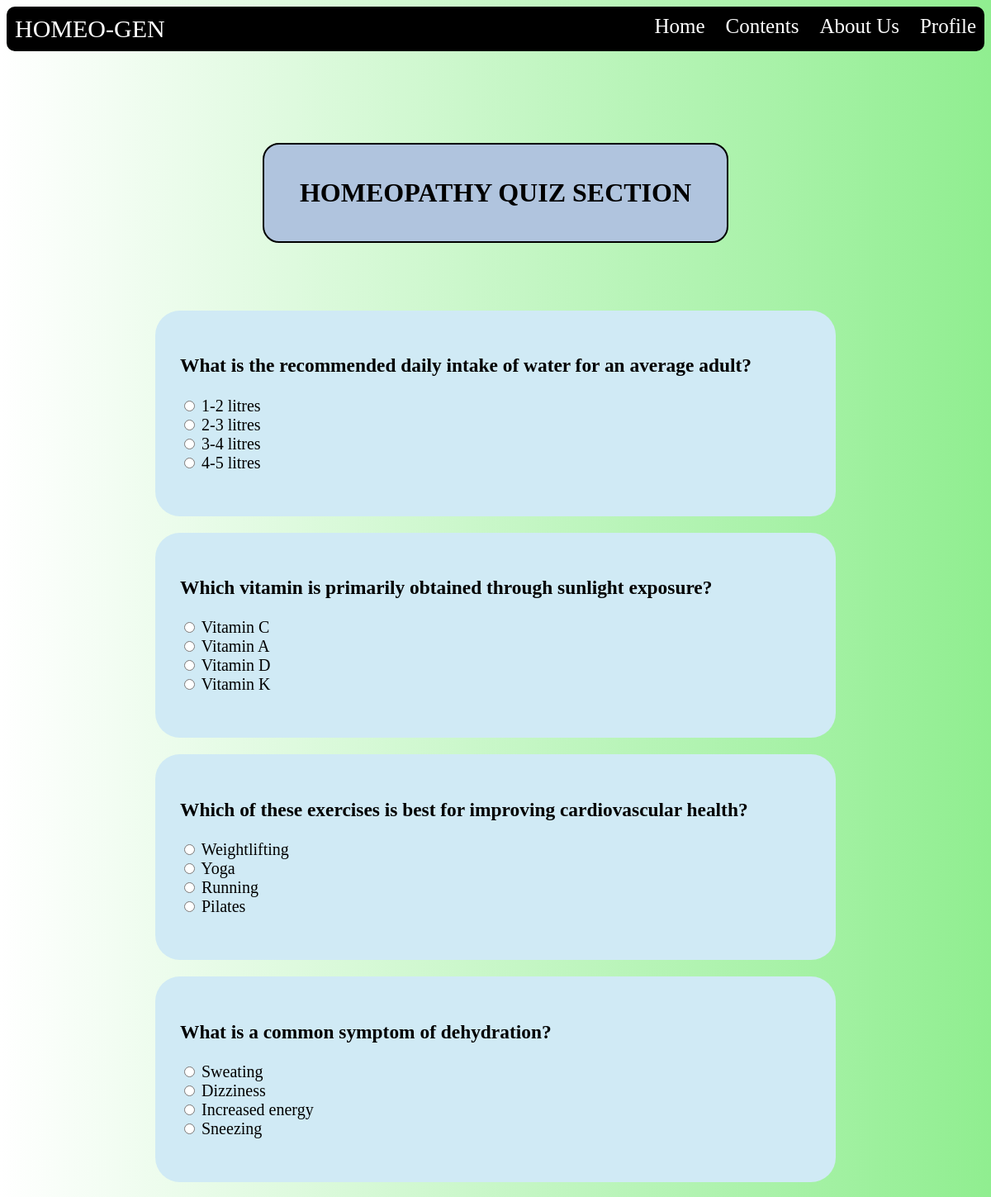
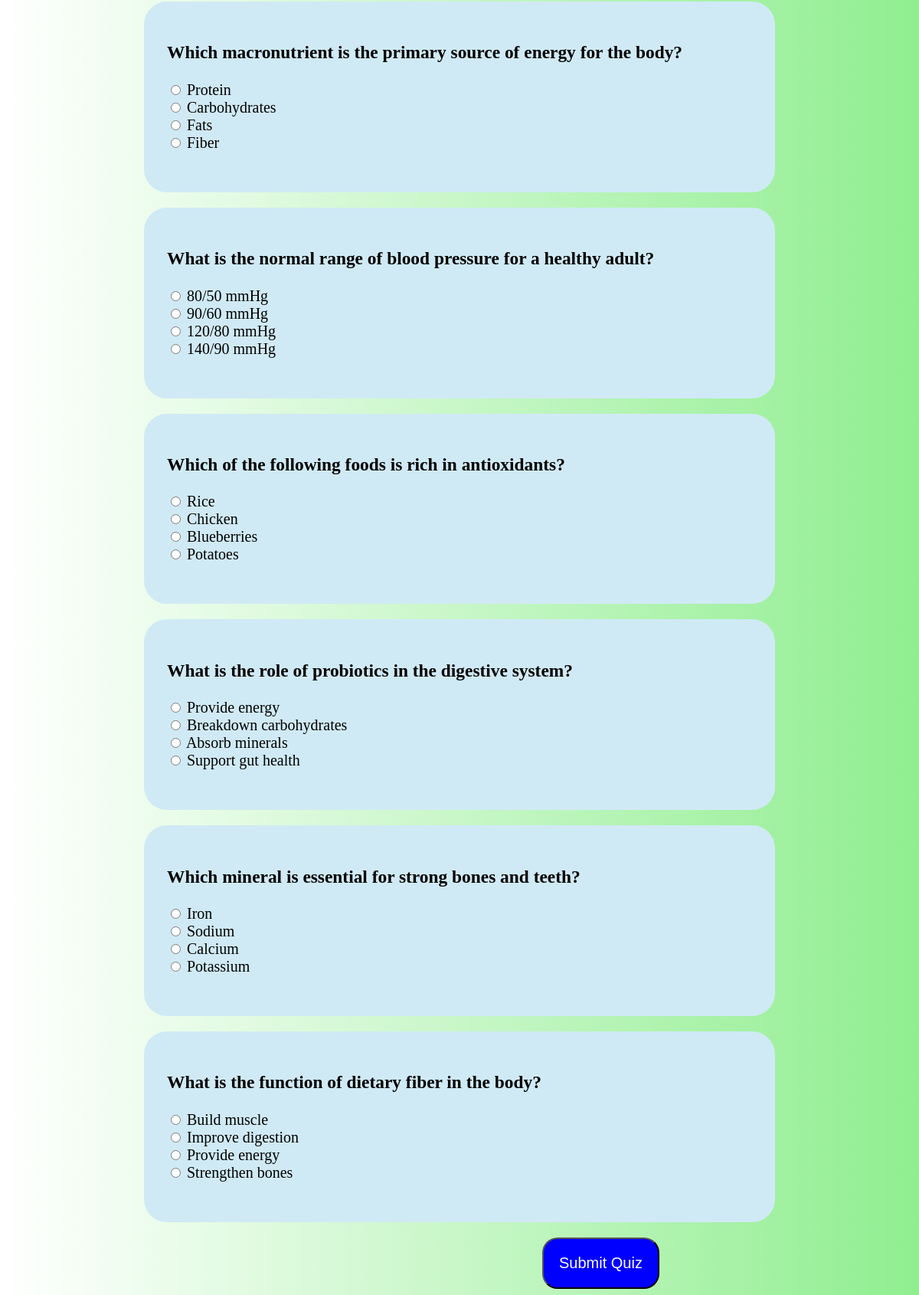
/hquiz.php, run on the app's committed database (2 pictures, top to bottom).
### tables this page shows
CREATE TABLE IF NOT EXISTS `questions` (
`id` int(11) NOT NULL,
  `question` text,
  `option1` varchar(255) DEFAULT NULL,
  `option2` varchar(255) DEFAULT NULL,
  `option3` varchar(255) DEFAULT NULL,
  `option4` varchar(255) DEFAULT NULL,
  `correct_answer` varchar(255) DEFAULT NULL,
  `question_key` varchar(10) DEFAULT NULL
);

### hquiz.php (the view, shortened to what this page needs)
<?php
$servername = "localhost";
$username = "root";
$password = "";
$dbname = "homeopathy";
$conn = new mysqli($servername, $username, $password, $dbname);
$sql = "SELECT question_key, question, option1, option2, option3, option4, correct_answer FROM questions";
$result = $conn->query($sql);
$questions = [];
if ($result->num_rows > 0) {
    while ($row = $result->fetch_assoc()) {
        $questions[$row["question_key"]] = [
            "question" => $row["question"],
            "options" => [
                $row["option1"],
                $row["option2"],
                $row["option3"],
                $row["option4"],
            ],
        ];
    }
} else {
    echo "0 results";
}
?>
<!DOCTYPE html>
<html lang="en">
<head>
</head>
<body>
     <div class="d">
        <div class="left-text">HOMEO-GEN</div>
        <div>
            <a class="a" href="home.php">Home</a>
        </div>
        <div>
            <a class="a" href="gridpage.html">Contents</a>
        </div>
        <div>
            <a class="a" href="aboutus.pdf">About Us</a>
        </div>
        <div>
            <a class="a" href="account.php">Profile</a>
        </div>
    </div>
    <div class="info">
        <h1>HOMEOPATHY QUIZ SECTION</h1>
    </div>
    <div class="grid">
        <form method="POST" action="">
            <?php foreach ($questions as $key => $questionData) { ?>
                <div class="g">
                    <h3><?php echo $questionData["question"]; ?></h3>
                    <?php foreach ($questionData["options"] as $option) { ?>
                        <input type="radio" name="<?php echo $key; ?>" value="<?php echo $option; ?>"> <?php echo $option; ?><br>
                    <?php } ?>
                    <br>
                </div>
            <?php } ?>
            <button type="submit" name="submit">Submit Quiz</button>
        </form>
    </div>
</body>
</html>

### hquiz.php (style rules this page uses)
.d { margin-bottom:50px; display: flex; gap:25px; background-color: black; padding: 10px; border-radius: 10px; justify-content: flex-end; }
.a { text-decoration: none; color:white; font-size: 25px; }
.left-text { color: white; font-size: 30px; margin-right: auto; }
body { background: linear-gradient(to left,lightgreen,white); }
.info { padding: 40px; border-radius: 20px; border: dashed solid black; }
.info h1 { background-color:lightsteelblue; padding: 40px; border-radius: 20px; text-align: center; margin-left:270px; margin-right:270px; border: solid black 2px; }
.g { background-color: rgb(208, 234, 245); text-align: left; padding: 30px; margin: 20px; border-radius: 30px; font-size: 20px; margin-left: 180px; margin-right: 180px; }
button { color:white; background-color: blue; padding: 20px; font-size: 20px; border-radius: 20px; margin-left: 700px; }

### data on the page
questions: option1 "1-2 litres", option3 "3-4 litres", option4 "4-5 litres"
questions: option1 "Vitamin C", option2 "Vitamin A", option4 "Vitamin K"
questions: option1 "Weightlifting", option2 "Yoga", option4 "Pilates"
questions: option1 "Sweating", option3 "Increased energy", option4 "Sneezing"
questions: option1 "Protein", option3 "Fats", option4 "Fiber"
questions: option1 "80/50 mmHg", option2 "90/60 mmHg", option4 "140/90 mmHg"
questions: option1 "Rice", option2 "Chicken", option4 "Potatoes"
questions: option1 "Provide energy", option2 "Breakdown carbohydrates", option3 "Absorb minerals"
questions: option1 "Iron", option2 "Sodium", option4 "Potassium"
questions: option1 "Build muscle", option3 "Provide energy", option4 "Strengthen bones"

### other printed values
$questionData["question"] "What is the recommended daily intake of water for an average adult?"
$option "2-3 litres"
$questionData["question"] "Which vitamin is primarily obtained through sunlight exposure?"
$option "Vitamin D"
$questionData["question"] "Which of these exercises is best for improving cardiovascular health?"
$option "Running"
$questionData["question"] "What is a common symptom of dehydration?"
$option "Dizziness"
$questionData["question"] "Which macronutrient is the primary source of energy for the body?"
$option "Carbohydrates"
$questionData["question"] "What is the normal range of blood pressure for a healthy adult?"
$option "120/80 mmHg"
$questionData["question"] "Which of the following foods is rich in antioxidants?"
$option "Blueberries"
$questionData["question"] "What is the role of probiotics in the digestive system?"
